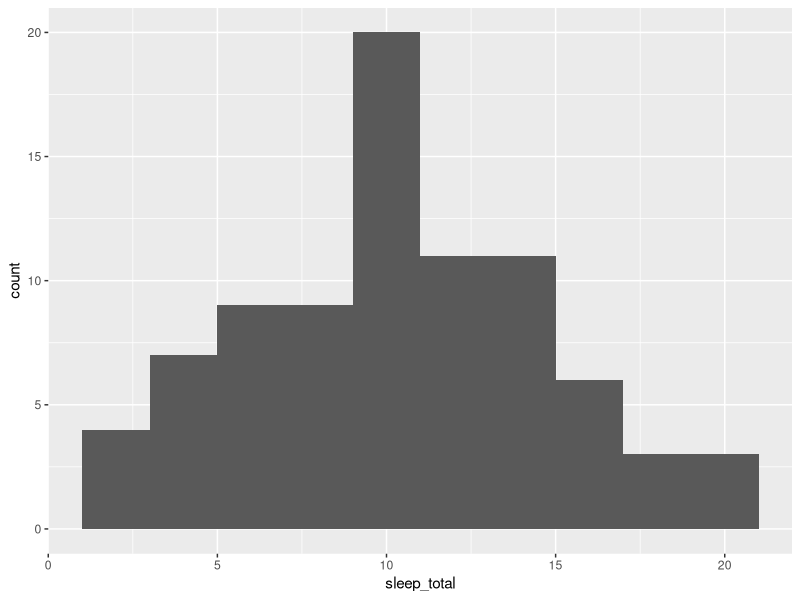
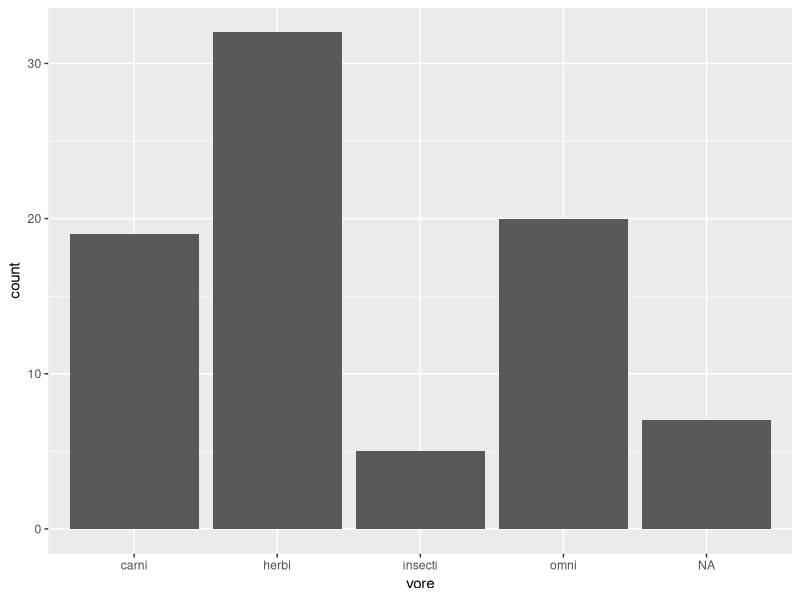
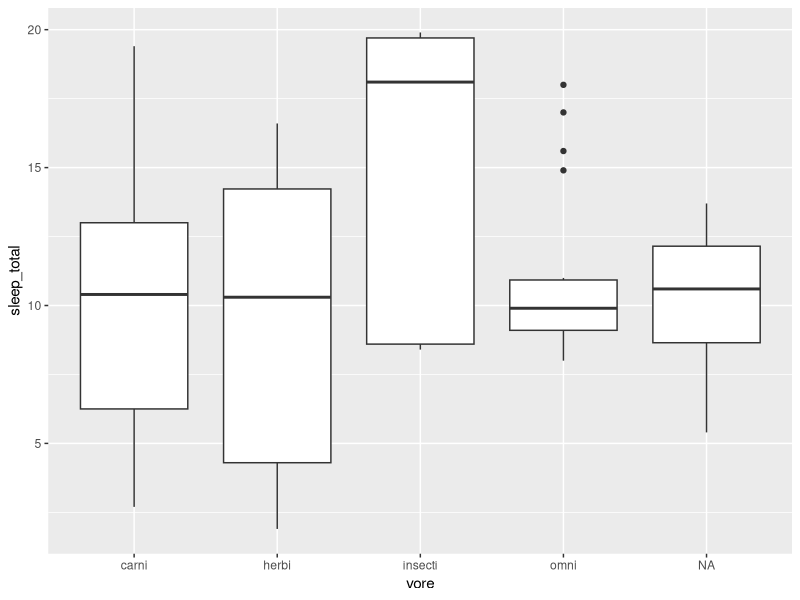
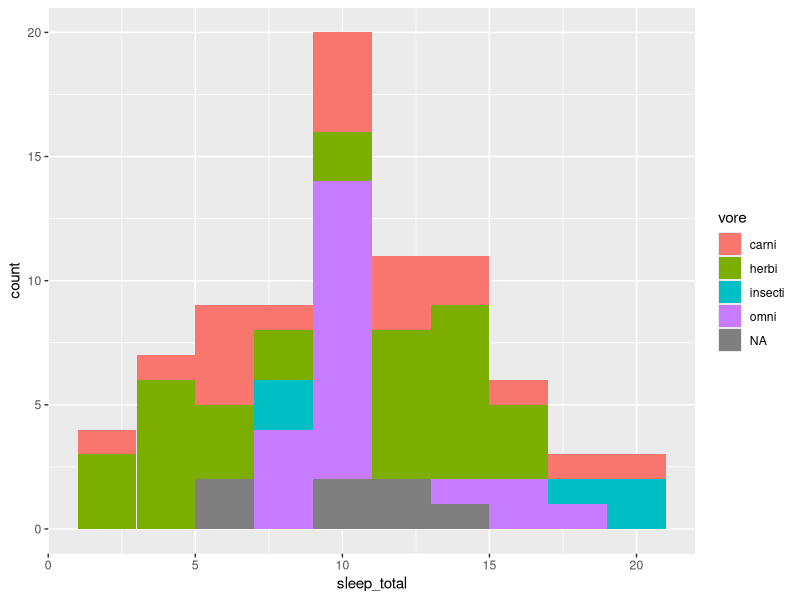
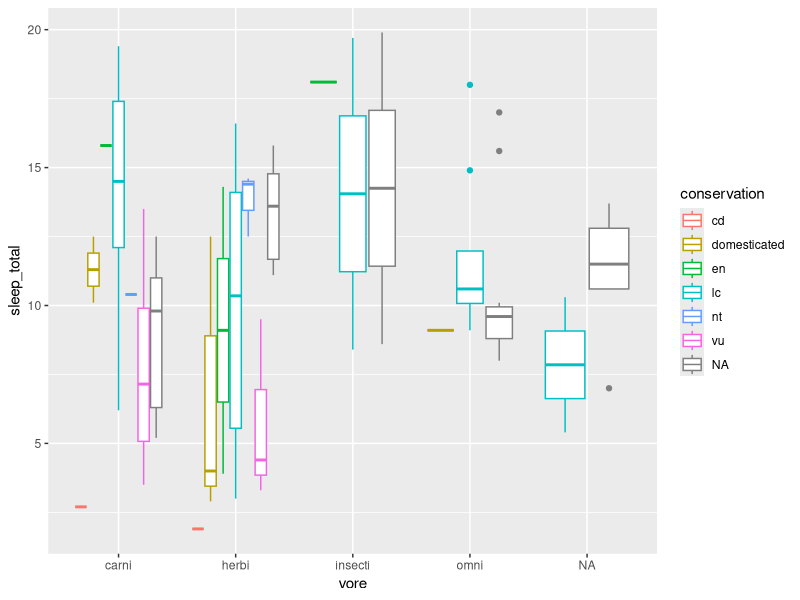

Recreate these plots in R, in order.
## ---- chunk 1
library(ggplot2)
library(tidyverse)
msleep2 <- msleep %>% mutate(brainwt_log = log(brainwt))
## ---- chunk 2
ggplot(msleep, aes(x = sleep_total)) +
    geom_histogram(bins = 10)
## ---- chunk 3
ggplot(data = msleep, aes(x = vore)) + 
  geom_bar()
## ---- chunk 4
ggplot(data = msleep, aes(x = vore, y = sleep_total)) + 
  geom_boxplot()
## ---- chunk 5
ggplot(msleep, aes(x = sleep_total, fill = vore)) +
    geom_histogram(bins = 10)
## ---- chunk 6
ggplot(msleep, aes(x = vore, y = sleep_total, color = conservation)) +
    geom_boxplot() 
